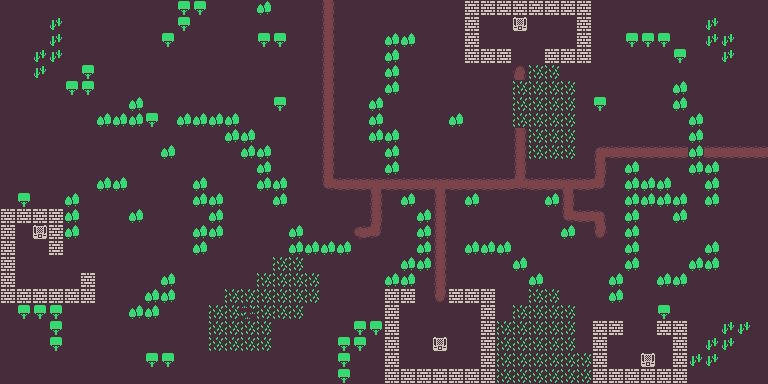

Below is a game level as drawn by its tile map, then a one-line description and the .tmx that defines it (tile-layer data replaced by summaries):
An orthogonal 48x24 tile map with 16x16 px tiles, 5 tile layers (Ground, GroundDeco, Overlay, Collision, ...) and 2 objects.

<map version="1.10" tiledversion="1.11.2" orientation="orthogonal" renderorder="right-down" width="48" height="24" tilewidth="16" tileheight="16" infinite="0" nextlayerid="9" nextobjectid="6">
 <tileset firstgid="1" source="tileset_colored.tsx" />
 <layer id="5" name="Ground" width="48" height="24" locked="1">
  <data>[1152 cells, 1152 non-empty, 1 distinct tile ids]</data>
 </layer>
 <layer id="3" name="GroundDeco" width="48" height="24" locked="1">
  <data>[1152 cells, 60 non-empty, 4 distinct tile ids]</data>
 </layer>
 <layer id="4" name="Overlay" width="48" height="24" locked="1">
  <data>[1152 cells, 218 non-empty, 5 distinct tile ids]</data>
 </layer>
 <layer id="2" name="Collision" width="48" height="24" locked="1">
  <data>[1152 cells, 69 non-empty, 1 distinct tile ids]</data>
 </layer>
 <objectgroup id="6" name="portal" locked="1">
  <object id="1" x="319.932" y="-1.01351" width="14.8649" height="14.3068">
   <properties>
    <property name="portalName" value="01" />
    <property name="targetMap" value="01" />
    <property name="targetPortalName" value="01" />
   </properties>
  </object>
  <object id="3" x="751.488" y="144.218" width="16.4125" height="15.9872">
   <properties>
    <property name="portalName" value="02" />
    <property name="targetMap" value="03" />
    <property name="targetPortalName" value="02" />
   </properties>
  </object>
 </objectgroup>
 <layer id="8" name="lootbox" width="48" height="24" locked="1">
  <data>[1152 cells, 4 non-empty, 1 distinct tile ids]</data>
 </layer>
</map>
